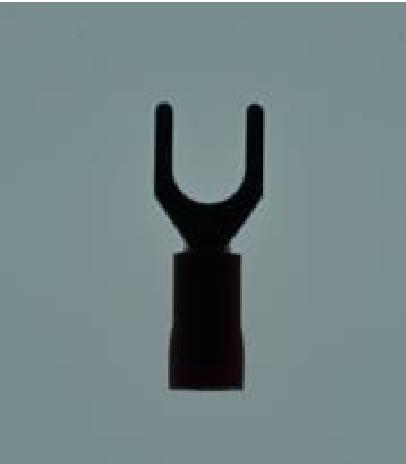
#> input picture spade-reference.png, 406 x 464 px
$ python parts-detector.py --input spade-reference.png
#> lines starting #> are read from the running program, lines starting #| are printed output that depends on the picture; after the words box and inside, x2 and y2 are one past the last pixel; in counts of white or black regions, pixels touching at a corner belong together
'''
In this problem set, you will study the sample program in Appendix A, understand how it works, and then
modify the program so that all five types of mechanical parts are correctly identified. Paint the internal lock
washers in purple and external lock washers in yellow.
Your program should take as input an image, “all-parts.png,” shown in Figure 3 (a) and generate a new file
“all-parts-output.png.”

Note to self: be sure to run "conda activate cve" before running this file

'''
import cv2
import numpy as np
import argparse
import random as rand


# check size (bounding box) is square
def isSquare(siz):
    ratio = abs(siz[0] - siz[1]) / siz[0]
    #print (siz, ratio)
    if ratio < 0.1:
        return True
    else:
        return False

# chekc circle from the arc length ratio
def isCircle(cnt):
    (x,y),radius = cv2.minEnclosingCircle(cnt)
    len = cv2.arcLength(cnt, True)
    ratio = abs(len - np.pi * 2.0 * radius) / (np.pi * 2.0 * radius)
    #print(ratio)
    if ratio < 0.1:
        return True
    else:
        return False

if __name__ == "__main__":
    #
    parser = argparse.ArgumentParser(description='Hough Circles')
    parser.add_argument('-i', '--input', default = 'all-parts.png')

    args = parser.parse_args()
    # Read image
    img = cv2.imread(args.input)
#> img is the input picture: shape (464, 406, 3); mean B, G, R 132.9, 130, 112

    # Convert to gray-scale
    gray = cv2.cvtColor(img, cv2.COLOR_BGR2GRAY)
    # Binary
    thr,dst = cv2.threshold(gray, 60, 255, cv2.THRESH_BINARY)
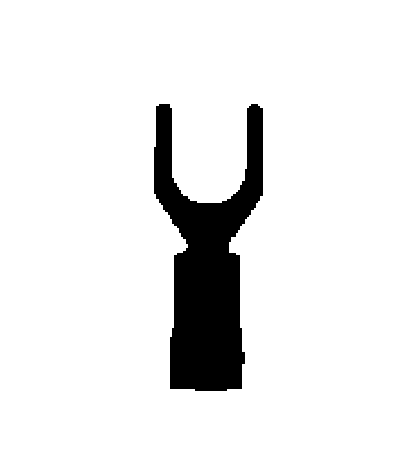
#> dst: shape (464, 406); 91.3% white; 1 black region, box (x1, y1, x2, y2) and area: (154, 104, 263, 391) 16353

    uneroded = dst
    # clean up
    for i in range(1):
        dst = cv2.erode(dst, None)
#> this loop made 1 pass
#> pass 1, `dst = cv2.erode(dst, None)`:
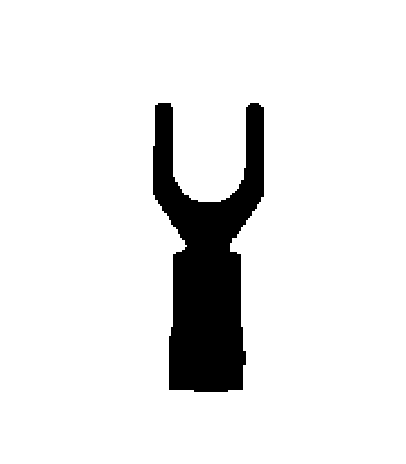
#> dst: shape (464, 406); 90.8% white; 1 black region
    for i in range(1):
        dst = cv2.dilate(dst, None)

    # find contours with hierachy
    cont, hier = cv2.findContours(dst, cv2.RETR_TREE, cv2.CHAIN_APPROX_SIMPLE)
#> cont = 2 contours; box (x1, y1, x2, y2) and area: (0, 0, 406, 464) 187515, (153, 103, 264, 392) 16847

    all_contours = 255*np.ones((img.shape[0], img.shape[1],3), dtype=np.uint8) #cv2.cvtColor(blobs,cv2.COLOR_GRAY2BGR)
    for c in range(len(cont)):
        cv2.drawContours(all_contours, cont, c,(rand.randint(0, 255), rand.randint(0, 255), rand.randint(0, 255)), thickness=10)
#> this loop made 2 passes
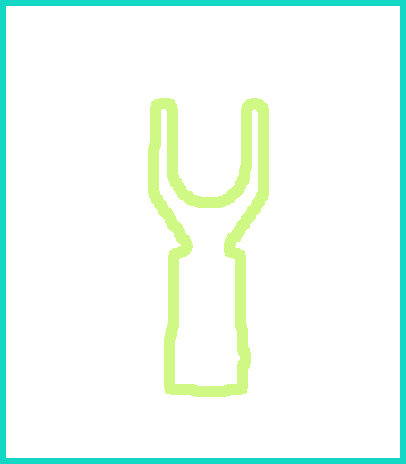
#> all_contours: shape (464, 406, 3); mean of channels 0, 1, 2 244.9, 252.4, 239.4; drawn as B, G, R


    # each contoure
    for i in range(len(cont)):
        c = cont[i]
        h = hier[0,i]
        if h[2] == -1 and h[3] == 0:
            # no child and parent is image outer - spade terminal
            img = cv2.drawContours(img, cont, i, (0,0,255),-1)
        elif h[3] == 0 and hier[0,h[2]][2] == -1:
            # with child
            if isCircle(c):
                if isCircle(cont[h[2]]): #washer
                    # double circle
                    img = cv2.drawContours(img, cont, i, (0,255,0),-1)
                else: #internal lockwasher, because the inside is not a circle
                    img = cv2.drawContours(img, cont, i, (128,0,128),-1)
            else:
                # 1 child and shape bounding box is not squre
                if not isSquare(cv2.minAreaRect(c)[1]) and hier[0,h[2]][0] == -1 and hier[0,h[2]][1] == -1: #ring terminal
                    img = cv2.drawContours(img, cont, i, (255,0, 0),-1)
                #elif(isSquare(cv2.minAreaRect(c)[1])): #square bounding box - external lock washer
                else:
                    img = cv2.drawContours(img, cont, i, (0,255,255),-1)
#> this loop made 2 passes
#> (c, h) on pass 1: ([[0, 0], [0, 463], [405, 463], [405, 0]], [-1, -1, 1, -1])
#> h on pass 2: [-1, -1, -1, 0]
#> pass 2, `img = cv2.drawContours(img, cont, i, (0,0,255),-1)`:
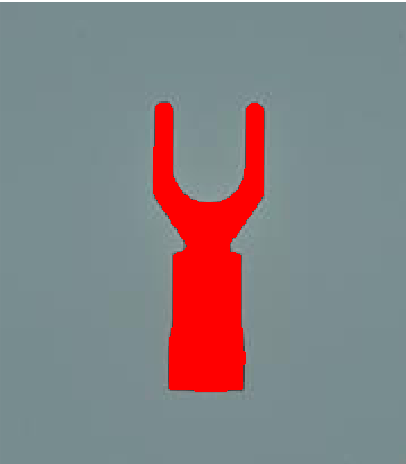
#> img: shape (464, 406, 3); 9.21% of pixels changed, all inside (x1, y1, x2, y2) = (153, 103, 264, 392)


    # [9 lines of commented-out code are left out]

    cv2.namedWindow("Processed_image",cv2.WINDOW_NORMAL)
    cv2.imshow("Processed_image", img)

    cv2.imwrite("all-parts-output.png", img)
    cv2.waitKey()
